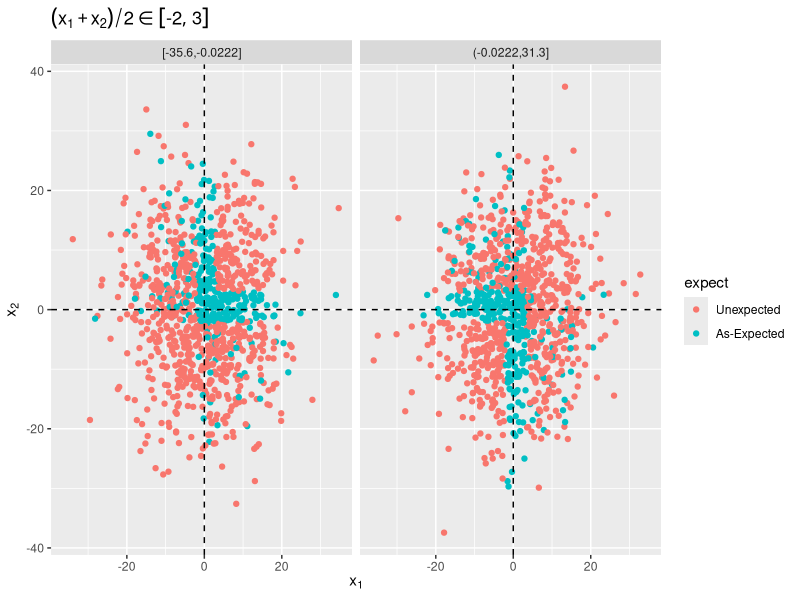

Here is the R script that generated this plot:
## Inverse domain

library(tidyverse)

quad <- function(x1, x2) {
    if(x1 >= 0 && x2 >= 0)
        1
    else if(x1 < 0 && x2 >= 0)
        2
    else if(x1 < 0 && x2 < 0)
        3
    else
        4
}
quad <- Vectorize(quad)

sector <- function(x1, x2, x3) {
    x <- tibble(s1 = sign(x1), s2 = sign(x2), s3 = sign(x3))
    tab <- do.call("expand.grid",
                   map(1:3, function(x) c(-1, 1)))
    names(tab) <- paste0("s", 1:3)
    tab <- tab |>
        mutate(sector = 1:8)
    inner_join(tab, x, by = c("s1", "s2", "s3"))$sector
}
sector <- Vectorize(sector)

## Simulate the distribution of X1 and X2 given (X1+X2)/2 %in% (-1, 1)

a <- -2
b <- 3
sdev <- 10

simdata <- function() {
    x <- rnorm(3, 0, sdev)
    #x <- runif(2, -10, 10)
    #x <- rgamma(2, 1, 1/2)
    # x <- c(rnorm(1, 0, 10),
    #        rgamma(1, 1, 1/2))
    x
}

r <- replicate(2000, {
    x <- simdata()
    m <- median(x)
    tibble(x1 = x[1], x2 = x[2],
           x3 = x[3],
           expect = between(m, a, b))
}, simplify = FALSE) |>
    bind_rows() |>
    mutate(expect = factor(expect,
                           labels = c("Unexpected", "As-Expected")),
           sector = sector(x1, x2, x3))
           #sector = quad(x1, x2))

r |>
    mutate(x3 = cut_number(x3, 2)) |>
    ggplot(aes(x1, x2)) +
    geom_point(aes(color = expect), alpha = 1) +
    geom_hline(yintercept = 0, lty = 2) +
    geom_vline(xintercept = 0, lty = 2) +
    xlab(expression(x[1])) +
    ylab(expression(x[2])) +
    labs(title = substitute((x[1] + x[2])/2 %in% group("[", list(a, b), "]"),
                            list(a = a, b = b))) +
    facet_wrap(vars(x3))

r |>
    count(expect) |>
    mutate(prop = n / sum(n))
g <- r |>
    group_by(sector) |>
    count(expect) |>
    ungroup()
g

xtabs(n ~ sector + expect, data = g)

# x <- simdata()
# b <- expand.grid(x, x, x) |>
#     rowMeans() |>
#     between(a, b) |>
#     as.integer()
# b |>
#     mean()
#
# f <- function(x) {
#     r <- map_dbl(x, function(xx) {
#         prod(dbinom(b, 1, xx))
#     })
#     r / max(r)
# }
# curve(f, 0, 1, n = 501)
# abline(h = 1/8)
#
# curve(f, -3*sdev, 3*sdev)
# abline(h = 1/8)
